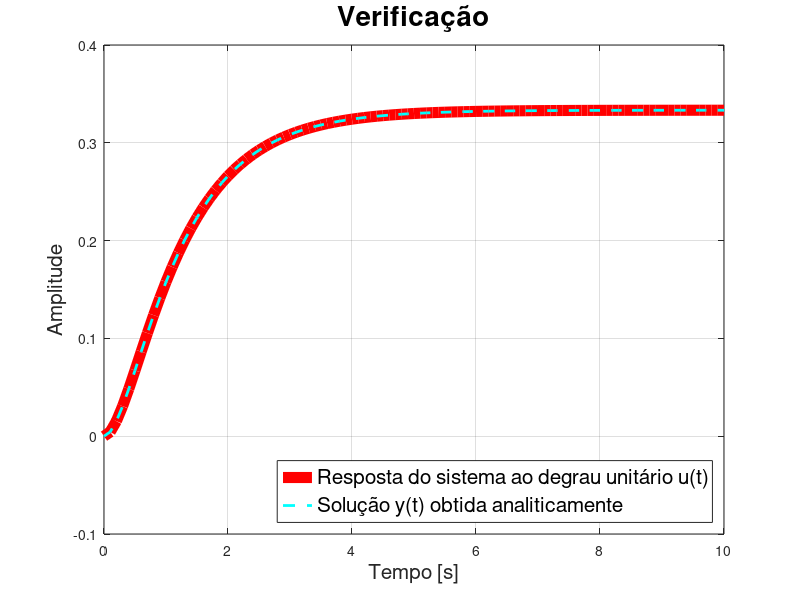

The MATLAB script that drew this image:
close all; clc; clear;
%% Lista 2 - Ex 3
% Considere a equação diferencial:
%        y'' + 4y' + 3y = u
% em que y(0) = y'(0) = 0 e u(t) é um degrau unitário. 
% Determine a solução y(t) analiticamente e verifique-a 
% traçando em um gráfico a solução analítica e a resposta 
% ao degrau obtida com a função step.
% (figura) 

num = 1; 
den = [1 4 3];
sys = tf(num, den)

t = 0:0.1:10;
ut = step(sys, t); % degrau unitário
yt = 1/3 - 1/2*exp(-t) + 1/6*exp(-3*t);

%plot
plot(t, ut,'-', 'Color', 'r', 'LineWidth', 8)
hold on
plot(t, yt, '--', 'Color', 'c', 'LineWidth', 2)

grid on;

title('Verificação','FontSize',20);
xlabel('Tempo [s]', 'FontSize',15);
ylabel('Amplitude','FontSize',15);
legend('Resposta do sistema ao degrau unitário u(t)', ...
    'Solução y(t) obtida analiticamente', ...
    'Location','southeast', 'FontSize',15)